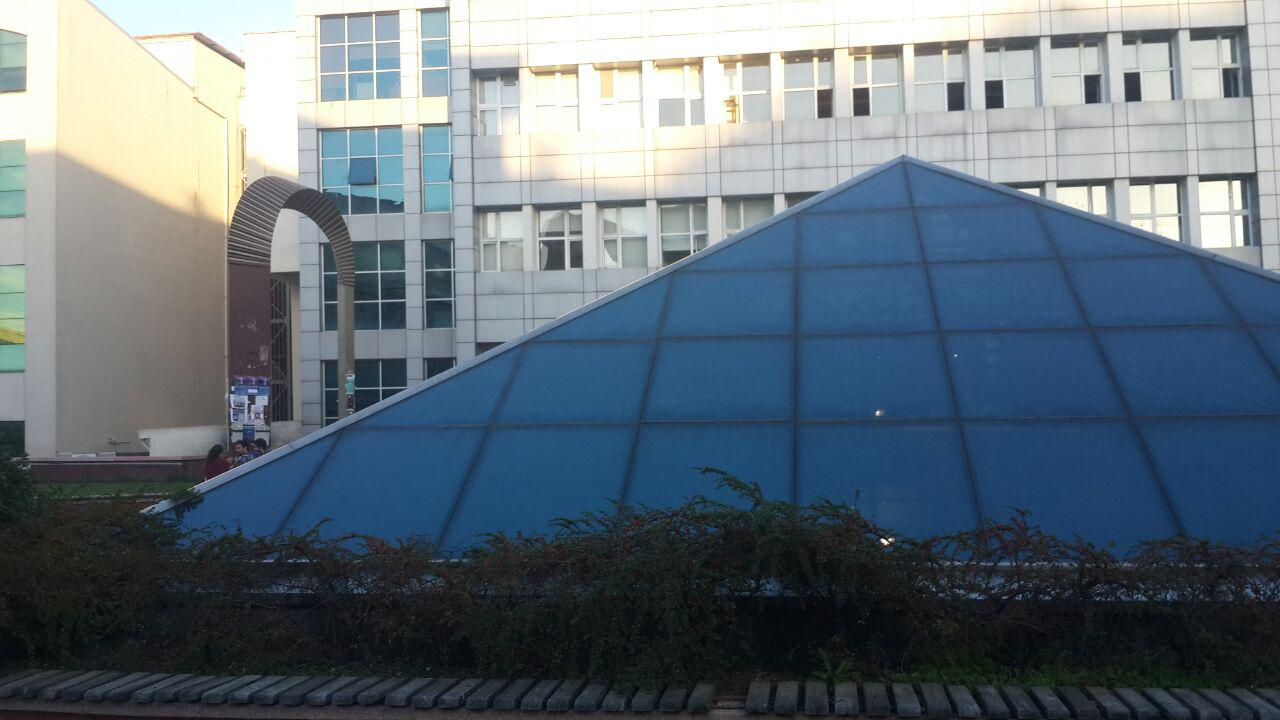
#> input picture Stitching/data/north_campus/left-1.jpg, 1280 x 720 px
$ python match_points.py   (older library calls are emulated)
#> lines starting #> are read from the running program, lines starting #| are printed output that depends on the picture
### Stitching/utils/point_picker.py
import cv2
import numpy as np


point_matrix = np.zeros((12,4),np.int)

counter = 0
match = False

colors = [(255,0,0),
          (0,255,0),
          (0,0,255),
          (255,255,0),
          (0,255,255),
          (255,0,255),
          (127,255,0),
          (0,255,127),
          (255,127,0),
          (0,127,255),
          (255,0,127),
          (127,0,255)]

# [12 lines left out: function mousePoints, not called in this run]

def point_matcher(image1, image2):
    img = np.hstack((image1, image2))
    global point_matrix
    global colors
    point_matrix = np.zeros((12,4),np.int)
    while True:
        for x in range(counter+1):
            if x != 0:
                cv2.circle(img,(point_matrix[x-1][0],point_matrix[x-1][1]),3,colors[x-1],cv2.FILLED)
                cv2.circle(img,(point_matrix[x-1][2],point_matrix[x-1][3]),3,colors[x-1],cv2.FILLED)
            if match:
                cv2.circle(img,(point_matrix[x][0],point_matrix[x][1]),3,colors[x],cv2.FILLED)

        if counter == 12:
            point_matrix[:,2] -= image1.shape[1]
            str = "[" + ",\n".join([f"(({x[0]}, {x[1]}), ({x[2]},{x[3]}))" for x in point_matrix]) + "]"
            print(str)
            break

        cv2.imshow("Original Image ", img)
        cv2.setMouseCallback("Original Image ", mousePoints)
        cv2.waitKey(1)
    return point_matrix

### Stitching/match_points.py
from utils.point_picker import point_matcher
import cv2
import numpy as np

import os
file_path = os.path.dirname(os.path.realpath(__file__))
np.set_printoptions(suppress=True)

image1 = cv2.imread(file_path + "/data/north_campus/left-1.jpg")
#> image1 is the input picture: shape (720, 1280, 3); mean B, G, R 121.6, 111.5, 98.4
image2 = cv2.imread(file_path + "/data/north_campus/left-2.jpg")
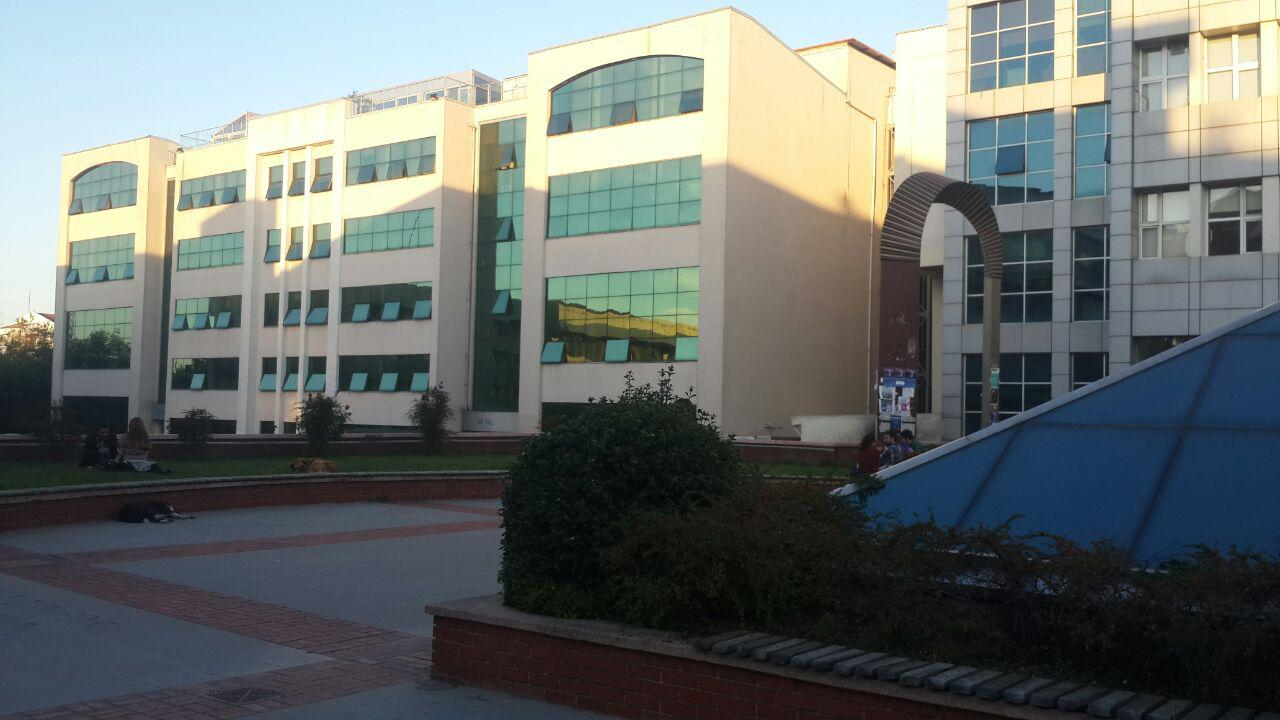
#> input picture Stitching/data/north_campus/left-2.jpg, 1280 x 720 px
#> image2 is the input picture: shape (720, 1280, 3); mean B, G, R 109, 111.1, 105


point_matcher(image1, image2)
#> in point_matcher, `img = np.hstack((image1, image2))`:
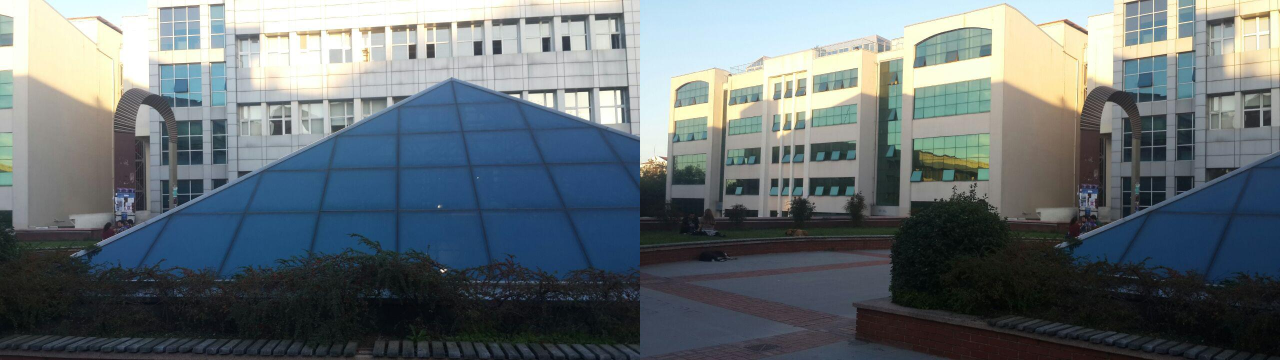
#> img: shape (720, 2560, 3) (shown at 1/2 size); mean B, G, R 115.3, 111.3, 101.7
